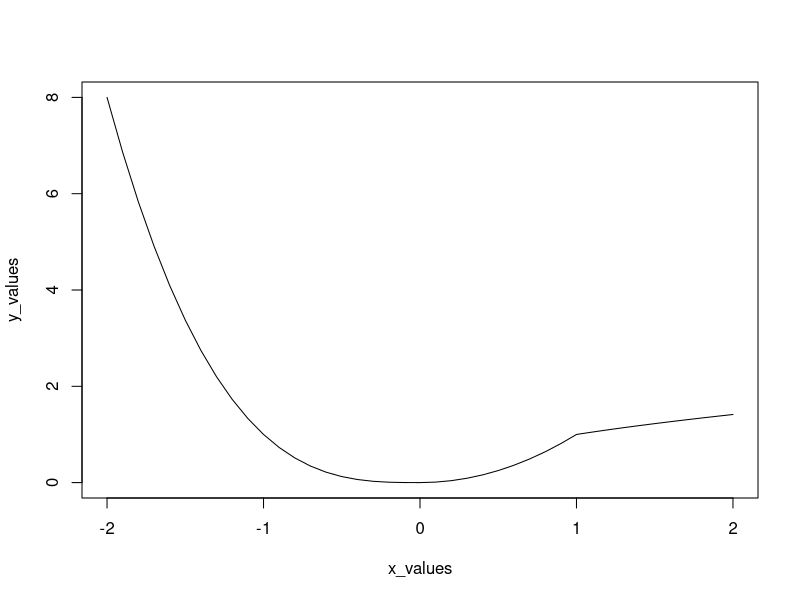

The R source for this figure:
## ---- chunk 1
f <- function(x){
  if (x <= 0) {
    -(x^3)
  } else if (0 < x && x <= 1) {
    x^2
  } else {
    sqrt(x)
  }
}
## ---- chunk 2
# do not modify this code
x_values <- seq(-2, 2, by = 0.1)
y_values <- rep(NA, length(x_values))
for (i in seq_along(x_values)) {
  x <- x_values[i]
  y_values[i] <- f(x)
}

# output
plot(x_values, y_values, type = "l")

#f will not have a derivate at x=1 because it is at an edge point and is not smooth. f will have a derivate at x=0.
## ---- chunk 3
h <- function(x, n){
  c <- 0
  sum <- 0
  y <- 0
  for(i in 1:(n+1)){
    y <- x^c
    c <- c+1
    sum <- sum + y
  }
  return(sum)
}
## ---- chunk 4
# do not modify this code chunk
# a few test cases
h(1,6)
h(2,7)
h(3,5)
h(10,5)
h(100,4)
h(20,4)
h(-2,7)
h(-2,6)
## ---- chunk 5
h_while <- function(x, n){
  c <- 0
  sum <- 0
  y <- 0
  i <- 1
  while(i <= n+1){
    y <- x^c
    c <- c+1
    sum <- sum + y
    i <- i +1
  }
  return(sum)
}
## ---- chunk 6
# do not modify this code chunk
# a few test cases
h_while(1,6)
h_while(2,7)
h_while(3,5)
h_while(10,5)
h_while(100,4)
h_while(20,4)
h_while(-2,7)
h_while(-2,6)
## ---- chunk 7
h_vector <- function(x, n){
  sum(x^(0:n))
}
## ---- chunk 8
# do not modify this code chunk
# a few test cases
h_vector(1,6)
h_vector(2,7)
h_vector(3,5)
h_vector(10,5)
h_vector(100,4)
h_vector(20,4)
h_vector(-2,7)
h_vector(-2,6)
## ---- chunk 9
my_min <- function(x){
  x.min <- x[1]
  for(i in 1:length(x)){
    if(x[i] < x.min){
      x.min <- x[i]
    }
  }
  return(x.min)
}
## ---- chunk 10
# do not modify this code chunk
# a few test cases
my_min(c(5,4,7,5,3,2))
my_min(-c(5,4,7,5,3,2))
## ---- chunk 11
# write your answer here. I've written a little bit of code to get you started.
# part a
chevalier <- function(){
  result <- vector("numeric",4)
  for(i in 1:4){
    a <- sample(1:6,size=1)
    result[i] <- a
  }
  if(any(result == 6)){
    return("Win!")
  } else{
    return("Lose")
  }
}
  
# part b
sixes <- function(n=4){
  result <- vector("numeric",n)
  for(i in 1:n){
    a <- sample(1:6,size=1)
    result[i] <- a
  }
  return(any(result == 6))
}  
  

# part c
sixes_rep <- function(n=4, r){
  result <- vector("numeric",n)
  result2 <- vector("logical")
  for(i in 1:r){
    for(j in 1:n){
      a <- sample(1:6,size=1)
      result[j] <- a
    }
    result2[[i]] <- any(result == 6)
    result <- result[-1:-r]
  }
  obs <- mean(result2)
  theor <- 1 - ((5/6)^n)
  difference <- obs-theor
  # the function should print:
  cat("Theoretical prob of at least one six in", n, "dice is:", theor, "\n")
  cat("Empirical prob of at least one six after", r,"replications is:", obs, "\n")
  cat("The difference is", difference ,"\n")
}

# Sample output:
# Theoretical prob of at least one six in 4 dice is: 0.5177469 
# Empirical prob of at least one six after 10000 replications is: 0.5175 
# the difference is -0.0002469136 
## ---- chunk 12
# do not modify this code chunk
# a few test cases to see if your code works
set.seed(1)
sixes_rep(4, 100)
sixes_rep(4, 100)
sixes_rep(4, 1000)
sixes_rep(4, 1000)
sixes_rep(4, 1000)
sixes_rep(4, 10000)
sixes_rep(4, 10000)
sixes_rep(4, 10000)
